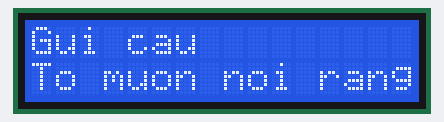
The sketch below on a simulated Arduino Uno, built with avr-gcc and run on an emulated ATmega328P. On the bench: 16×2 character LCD.

Above: at 0.1 s.
At 6.1 s:
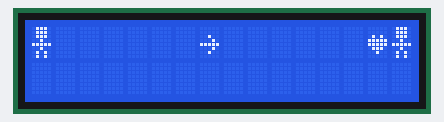
At 9.6 s:
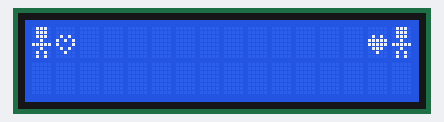
At 10.2 s:
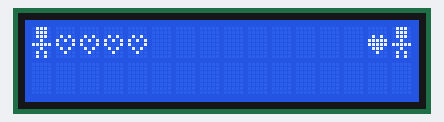
At 11.0 s:
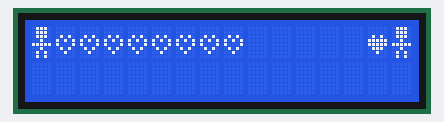
At 12.4 s:
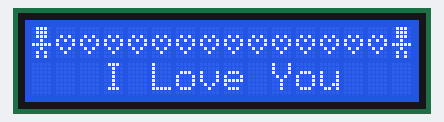

Measured:
- what the display in image 1 shows lasts 0.5 s, from 6.1 s to 6.6 s

The sketch:

Code_to_tinh.ino
```cpp
/*==========================================================================================
 *                                  BANLINHKIEN.COM                                        *
 *==========================================================================================
                           CODE TO TINH CHO ANH EM KY THUAT
  ==========================================================================================
  lcd.begin(columns, rows): Khởi tạo màn hình LCD với số cột và số hàng xác định.
  lcd.print(data): In dữ liệu lên màn hình LCD.
  lcd.clear() : Xóa màn hình, đưa con trỏ về vị trí 0,0
  lcd.home()  : Đưa con trỏ về vị trí 0
  lcd.noDisplay() : Không hiển thị gì trên màn hình cả
  lcd.display() : Hiển thị lên màn hình
  lcd.noBlink() : Không nhấp nháy con trỏ
  lcd.blink() : Nhấp nháy con trỏ
  lcd.print(" "): Hiển thị văn bản lên màn hình
  lcd.setCursor(x,y)  : Đưa con trỏ về vị trí cột thứ x, hàng thứ y
  lcd.init()  : Khởi tạo Màn hình Màn hình
  lcd.scrollDisplayLeft() : Cuộn màn hình bên trái
  lcd.scrollDisplayRight()  : Cuộn màn hình bên phải
  lcd.leftToRight() : Kí tự sẽ hiển thị từ phía bên trái sang phải
  lcd.rightToLeft() : Kí tự sẽ hiển thị từ phía phải sang trái
  lcd.write(x)  : Màn hình sẽ in ra kí tự thứ x trong ô nhớ từ 0-7 của CGRAM
  lcd.createChar(location,charmap[])  : Hiển thị một kí tự charmap[] bất kì
  lcd.noBacklight() : Tắt đèn nền
  lcd.backlight() : Có đèn nền
  https://maxpromer.github.io/LCD-Character-Creator/ trang web tạo ký tự đặc biệt
  ========================================================================================== */
#include <LiquidCrystal.h>                //Gọi thư viện của LCD
LiquidCrystal lcd(11,9,6,5,4,3);          //Khai báo địa chỉ nối Arduino và Màn hình 16x02
int i=0;
byte ten[] = {0x00,0x00,0x04,0x02,0x1F,0x02,0x04,0x00};
byte nguoi[] = {0x0E,0x0E,0x0E,0x04,0x1F,0x04,0x0A,0x0A};
byte tim1[] = {0x00,0x00,0x0A,0x1F,0x1F,0x0E,0x04,0x00};
byte tim2[] = {0x00,0x00,0x0A,0x15,0x11,0x0A,0x04,0x00};
void setup()
{
  Serial.begin(9600);
  lcd.begin(16,2);                        //Khai báo LCD được sử dụng là 16x2
  lcd.createChar(0, ten);                 //Hiển thị kí tự ten
  lcd.createChar(1, nguoi);               //Hiển thị kí tự nguoi
  lcd.createChar(2, tim1);                //Hiển thị kí tự tim1
  lcd.createChar(3, tim2);                //Hiển thị kí tự tim2
  lcd.clear();
  lcd.setCursor(0,0);                     //Đưa con trỏ về cột 0 hàng 1
  lcd.print("Gui cau");                   //In ra màn hình dòng chữ 'Gui cau'
  lcd.setCursor(0,1);                     //Đưa con trỏ về cột 0 hàng 1
  lcd.print("To muon noi rang...");       //In ra màn hình dòng chữ 'To muon noi rang...'
  delay(3000);
  lcd.clear();

  lcd.setCursor(0,0);
  lcd.write(byte(1));
  lcd.setCursor(15,0);
  lcd.write(byte(1));
  lcd.setCursor(14,0);
  lcd.write(byte(2));
  for (int i=1; i<14; i++)
  {
    lcd.setCursor(i,0);
    lcd.write(byte(0));
    //lcd.clear();
    delay(500);
    lcd.setCursor(i,0);
    lcd.print(' ');
  };

  for (int j=1; j<15; j++)
  {
      lcd.setCursor(j,0);
      lcd.write(byte(3));
      delay(200);
  };

  lcd.setCursor(3,1);                        //Đưa con trỏ về cột 3 hàng 1
  lcd.print("I Love You");

}

void loop() {

}
```
